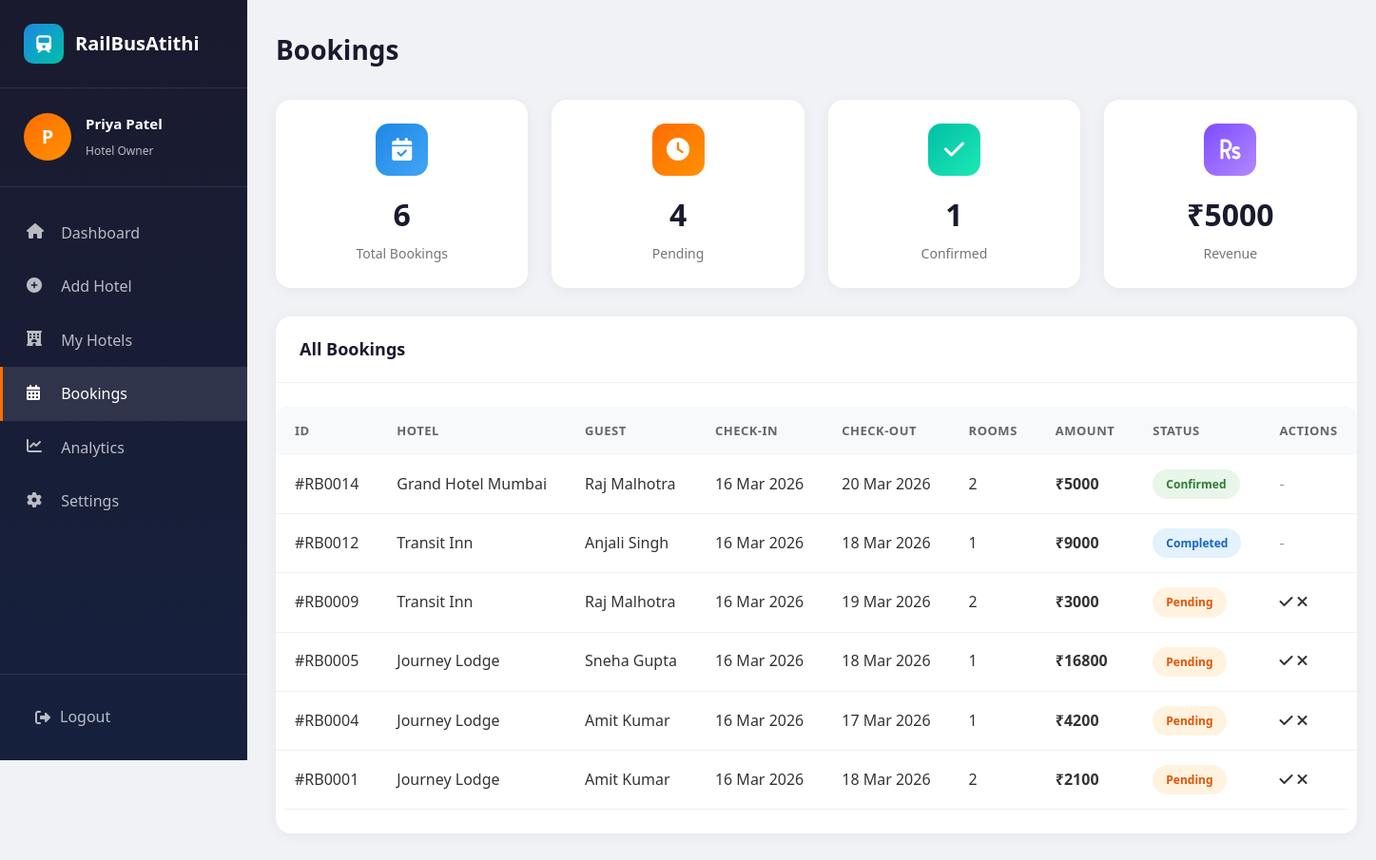
The page /owner/bookings (signed in) on the database its author committed.
### app.py (models this page shows)
class User(db.Model):
    id = db.Column(db.Integer, primary_key=True)
    name = db.Column(db.String(100), nullable=False)
    email = db.Column(db.String(120), unique=True, nullable=False)
    password = db.Column(db.String(200), nullable=False)
    role = db.Column(db.String(20), nullable=False)  # passenger, hotel_owner, admin
    phone = db.Column(db.String(20))
    city = db.Column(db.String(100))
    location = db.Column(db.String(200))
    created_at = db.Column(db.DateTime, default=datetime.utcnow)
    reset_token = db.Column(db.String(200), nullable=True)
    bookings = db.relationship('Booking', backref='user', lazy=True)
    hotels = db.relationship('Hotel', backref='owner', lazy=True)

class Booking(db.Model):
    id = db.Column(db.Integer, primary_key=True)
    user_id = db.Column(db.Integer, db.ForeignKey('user.id'), nullable=False)
    hotel_id = db.Column(db.Integer, db.ForeignKey('hotel.id'), nullable=False)
    check_in = db.Column(db.Date, nullable=False)
    check_out = db.Column(db.Date, nullable=False)
    rooms = db.Column(db.Integer, default=1)
    guests = db.Column(db.Integer, default=1)
    total_price = db.Column(db.Integer, nullable=False)
    status = db.Column(db.String(20), default='pending')  # pending, confirmed, cancelled, completed
    payment_method = db.Column(db.String(50))
    special_requests = db.Column(db.Text)
    created_at = db.Column(db.DateTime, default=datetime.utcnow)

class Hotel(db.Model):
    id = db.Column(db.Integer, primary_key=True)
    name = db.Column(db.String(200), nullable=False)
    description = db.Column(db.Text)
    location = db.Column(db.String(200), nullable=False)
    city = db.Column(db.String(100), nullable=False)
    near_station = db.Column(db.String(100))  # Nearest railway station
    near_bus_stop = db.Column(db.String(100))  # Nearest bus stop
    distance_station = db.Column(db.Float, default=1.0)  # Distance in km
    distance_bus = db.Column(db.Float, default=1.0)  # Distance in km
    price = db.Column(db.Integer, nullable=False)
    rating = db.Column(db.Float, default=4.0)
    review_count = db.Column(db.Integer, default=0)
    total_rooms = db.Column(db.Integer, default=10)
    available_rooms = db.Column(db.Integer, default=10)
    amenities = db.Column(db.String(500))  # JSON string of amenities
    photos = db.Column(db.String(500))  # Comma-separated photo paths
    owner_id = db.Column(db.Integer, db.ForeignKey('user.id'), nullable=False)
    approved = db.Column(db.Boolean, default=False)
    created_at = db.Column(db.DateTime, default=datetime.utcnow)
    bookings = db.relationship('Booking', backref='hotel', lazy=True)

### app.py (the view)
@app.route('/owner/bookings')
def owner_bookings():
    if session.get('user_role') != 'hotel_owner':
        return redirect(url_for('login'))
    user = User.query.get(session['user_id'])
    hotels = Hotel.query.filter_by(owner_id=user.id).all()
    hotel_ids = [h.id for h in hotels]
    bookings = Booking.query.filter(Booking.hotel_id.in_(hotel_ids)).order_by(Booking.created_at.desc()).all() if hotel_ids else []
    pending_count = len([b for b in bookings if b.status == 'pending'])
    confirmed_count = len([b for b in bookings if b.status == 'confirmed'])
    total_revenue = sum(b.total_price for b in bookings if b.status == 'confirmed')
    return render_template('owner_bookings.html',
                         user=user,
                         bookings=bookings,
                         pending_count=pending_count,
                         confirmed_count=confirmed_count,
                         total_revenue=total_revenue)

### templates/owner_bookings.html (shortened to what this page needs)
<!DOCTYPE html>
<html lang="en">
<head>
    <link rel="stylesheet" href="{{ url_for('static', filename='css/style.css') }}">
    <link rel="stylesheet" href="{{ url_for('static', filename='css/dashboard.css') }}">
    <link rel="stylesheet" href="https://cdnjs.cloudflare.com/ajax/libs/font-awesome/6.4.0/css/all.min.css">
</head>
<body class="dashboard-body">
    <div class="dashboard-wrapper">
        <aside class="sidebar">
            <div class="sidebar-header">
                <a href="/" class="sidebar-logo">
                    <div class="sidebar-logo-icon">
                        <i class="fas fa-train"></i>
                    </div>
                    RailBusAtithi
                </a>
            </div>
            <div class="sidebar-user">
                <div class="user-avatar" style="background: linear-gradient(135deg, #FF6D00 0%, #FF9100 100%);">{{ user.name[0] }}</div>
                <div class="user-info">
                    <h4>{{ user.name }}</h4>
                    <span>Hotel Owner</span>
                </div>
            </div>
            <nav class="sidebar-menu">
                <a href="{{ url_for('hotel_owner_dashboard') }}" class="menu-item">
                    <i class="fas fa-home"></i>
                    <span>Dashboard</span>
                </a>
                <a href="{{ url_for('add_hotel') }}" class="menu-item">
                    <i class="fas fa-plus-circle"></i>
                    <span>Add Hotel</span>
                </a>
                <a href="{{ url_for('owner_hotels') }}" class="menu-item">
                    <i class="fas fa-hotel"></i>
                    <span>My Hotels</span>
                </a>
                <a href="{{ url_for('owner_bookings') }}" class="menu-item active">
                    <i class="fas fa-calendar-alt"></i>
                    <span>Bookings</span>
                </a>
                <a href="{{ url_for('owner_analytics') }}" class="menu-item">
                    <i class="fas fa-chart-line"></i>
                    <span>Analytics</span>
                </a>
                <a href="{{ url_for('owner_settings') }}" class="menu-item">
                    <i class="fas fa-cog"></i>
                    <span>Settings</span>
                </a>
            </nav>
            <div class="sidebar-footer">
                <a href="{{ url_for('logout') }}" class="logout-btn">
                    <i class="fas fa-sign-out-alt"></i>
                    <span>Logout</span>
                </a>
            </div>
        </aside>
        <main class="main-content">
            <div class="dashboard-header">
                <h1 class="page-title">Bookings</h1>
            </div>
            <div class="stats-grid">
                <div class="stat-card animate-fade animate-delay-1">
                    <div class="stat-icon blue">
                        <i class="fas fa-calendar-check"></i>
                    </div>
                    <div class="stat-value">{{ bookings|length }}</div>
                    <div class="stat-label">Total Bookings</div>
                </div>
                <div class="stat-card animate-fade animate-delay-2">
                    <div class="stat-icon orange">
                        <i class="fas fa-clock"></i>
                    </div>
                    <div class="stat-value">{{ pending_count }}</div>
                    <div class="stat-label">Pending</div>
                </div>
                <div class="stat-card animate-fade animate-delay-3">
                    <div class="stat-icon green">
                        <i class="fas fa-check"></i>
                    </div>
                    <div class="stat-value">{{ confirmed_count }}</div>
                    <div class="stat-label">Confirmed</div>
                </div>
                <div class="stat-card animate-fade animate-delay-4">
                    <div class="stat-icon purple">
                        <i class="fas fa-rupee-sign"></i>
                    </div>
                    <div class="stat-value">₹{{ total_revenue|int }}</div>
                    <div class="stat-label">Revenue</div>
                </div>
            </div>
            <div class="card" style="margin-top: 25px;">
                <div class="card-header">
                    <h3 class="card-title">All Bookings</h3>
                </div>
                <div class="card-body">
                    {% if bookings %}
                    <div class="table-container">
                        <table>
                            <thead>
                                <tr>
                                    <th>ID</th>
                                    <th>Hotel</th>
                                    <th>Guest</th>
                                    <th>Check-in</th>
                                    <th>Check-out</th>
                                    <th>Rooms</th>
                                    <th>Amount</th>
                                    <th>Status</th>
                                    <th>Actions</th>
                                </tr>
                            </thead>
                            <tbody>
                                {% for booking in bookings %}
                                <tr>
                                    <td>#RB{{ '%04d'|format(booking.id) }}</td>
                                    <td>{{ booking.hotel.name }}</td>
                                    <td>{{ booking.user.name }}</td>
                                    <td>{{ booking.check_in.strftime('%d %b %Y') }}</td>
                                    <td>{{ booking.check_out.strftime('%d %b %Y') }}</td>
                                    <td>{{ booking.rooms }}</td>
                                    <td><strong>₹{{ booking.total_price|int }}</strong></td>
                                    <td>
                                        <span class="status-badge {{ booking.status }}">
                                            {{ booking.status }}
                                        </span>
                                    </td>
                                    <td>
                                        {% if booking.status == 'pending' %}
                                        <div class="action-btns">
                                            <a href="{{ url_for('manage_booking', booking_id=booking.id, action='accept') }}"
                                               class="action-btn accept" title="Accept">
                                                <i class="fas fa-check"></i>
                                            </a>
                                            <a href="{{ url_for('manage_booking', booking_id=booking.id, action='reject') }}"
                                               class="action-btn reject" title="Reject">
                                                <i class="fas fa-times"></i>
                                            </a>
                                        </div>
                                        {% else %}
                                        <span style="color: #999;">-</span>
                                        {% endif %}
                                    </td>
                                </tr>
                                {% endfor %}
                            </tbody>
                        </table>
                    </div>
                    {% else %}
                    <div class="empty-state">
                        <div class="empty-icon">📋</div>
                        <h3 class="empty-title">No Bookings Yet</h3>
                        <p class="empty-text">Bookings will appear here when customers book your hotels</p>
                    </div>
                    {% endif %}
                </div>
            </div>
        </main>
    </div>
</body>
</html>

### static/css/style.css (style rules this page uses)
:root { --primary: #1E88E5; --primary-dark: #1565C0; --primary-light: #42A5F5; --secondary: #FF6D00; --secondary-dark: #E65100; --accent: #00BFA5; --accent-dark: #00897B; --background: #F5F7FA; --white: #FFFFFF; --text-dark: #333333; --text-light: #666666; --text-muted: #999999; --border: #E0E0E0; --shadow: 0 4px 20px rgba(0, 0, 0, 0.1); --shadow-hover: 0 8px 30px rgba(0, 0, 0, 0.15); --gradient-primary: linear-gradient(135deg, #1E88E5 0%, #1565C0 100%); --gradient-secondary: linear-gradient(135deg, #FF6D00 0%, #E65100 100%); --gradient-hero: linear-gradient(135deg, rgba(30, 136, 229, 0.9) 0%, rgba(21, 101, 192, 0.8) 100%); --border-radius: 12px; --border-radius-sm: 8px; --transition: all 0.3s ease; }
* { margin: 0; padding: 0; box-sizing: border-box; }
body { font-family: 'Segoe UI', Tahoma, Geneva, Verdana, sans-serif; background-color: var(--background); color: var(--text-dark); line-height: 1.6; overflow-x: hidden; }
a { text-decoration: none; color: inherit; transition: var(--transition); }
.stat-label { font-size: 14px; opacity: 0.9; }

### rows shown on the page
User: name "P", name "Priya Patel"
Booking: id "0014", hotel.name "Grand Hotel Mumbai", user.name "Raj Malhotra", check_in "16 Mar 2026", check_out "20 Mar 2026", rooms "2", total_price "5000", status "Confirmed"
Booking: id "0012", hotel.name "Transit Inn", user.name "Anjali Singh", check_in "16 Mar 2026", check_out "18 Mar 2026", rooms "1", total_price "9000", status "Completed"
Booking: id "0009", hotel.name "Transit Inn", user.name "Raj Malhotra", check_in "16 Mar 2026", check_out "19 Mar 2026", rooms "2", total_price "3000", status "Pending"
Booking: id "0005", hotel.name "Journey Lodge", user.name "Sneha Gupta", check_in "16 Mar 2026", check_out "18 Mar 2026", rooms "1", total_price "16800", status "Pending"
Booking: id "0004", hotel.name "Journey Lodge", user.name "Amit Kumar", check_in "16 Mar 2026", check_out "17 Mar 2026", rooms "1", total_price "4200", status "Pending"
Booking: id "0001", hotel.name "Journey Lodge", user.name "Amit Kumar", check_in "16 Mar 2026", check_out "18 Mar 2026", rooms "2", total_price "2100", status "Pending"

### other values the page prints
{{ bookings|length }} "6"
{{ pending_count }} "4"
{{ confirmed_count }} "1"
{{ total_revenue|int }} "5000"
